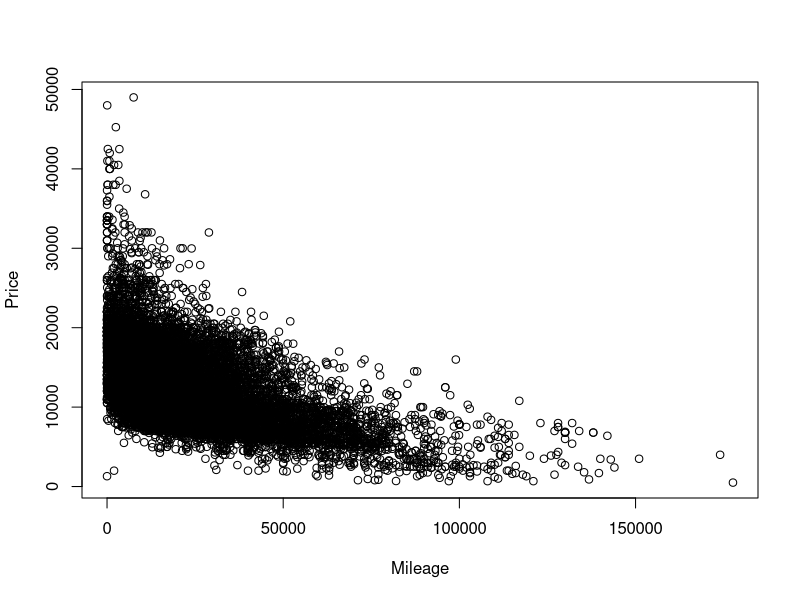
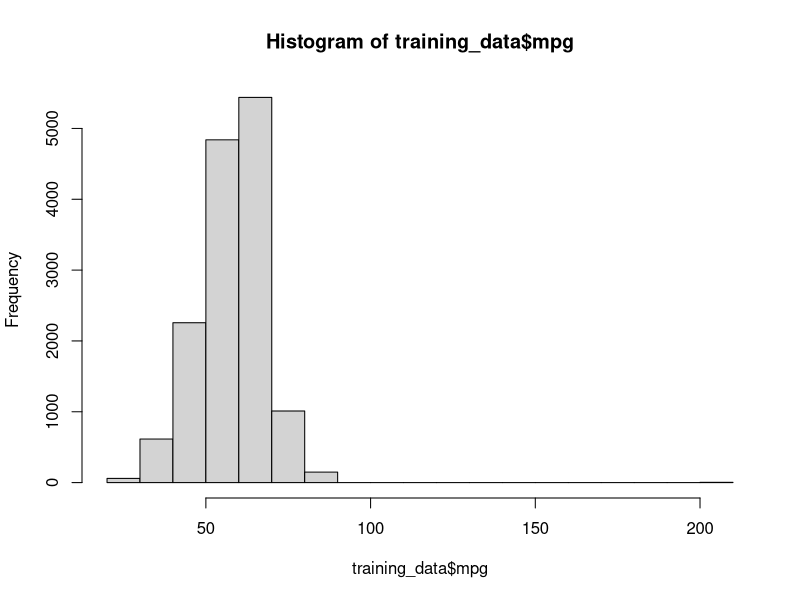

Source code (R) for these figures, in order:
## ---- chunk 1
setwd("Program 2")
ford_listings <- read.csv("./data/ford.csv", stringsAsFactors=TRUE)
# source - https://www.kaggle.com/datasets/adityadesai13/used-car-dataset-ford-and-mercedes
## ---- chunk 2
eighty <- sample(1:nrow(ford_listings), nrow(ford_listings)*0.8, replace=FALSE) # nolint
training_data  <- ford_listings[eighty, ]
testing_data   <- ford_listings[-eighty, ]
## ---- chunk 3
head(training_data, 5)
summary(training_data)
mean(training_data$price)
median(training_data$mileage)
sum(training_data$tax)
## ---- chunk 4
plot(training_data$mileage, training_data$price, xlab = "Mileage", ylab = "Price") #nolint
## ---- chunk 5
hist(training_data$mpg)
## ---- chunk 6
set.seed(1234)
regression_model <- glm(training_data$model ~ ., data = training_data, family = binomial(link = "logit")) # nolint
summary(regression_model)
## ---- chunk 7
predicted <- predict(regression_model, newdata = testing_data, type = "response") #nolint
test_matrix <- table(testing_data$model, predicted > 0.5)
sum(test_matrix)
colSums(test_matrix)
## ---- chunk 8
library(e1071)
bayes_model <- naiveBayes(as.factor(training_data$model)~., data = training_data, type="class") # nolint
prediction_model <- predict(bayes_model, newdata = testing_data)
accuracy <- mean(prediction_model == testing_data$model)
accuracy
